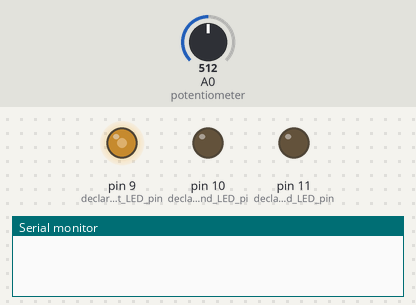
Bench run of a sketch on a simulated Arduino Uno, built with avr-gcc and run on an emulated ATmega328P. Parts: output pins drawn as LEDs (lit = HIGH), the last lines printed to the serial monitor. Dashed ring = blinking. Inputs (shaded band) come from the test bench; at power-on: A0 (potentiometer) = 512.

Above: at 1.2 s.
1.3 s: A0 (potentiometer) set to 985
At 2.5 s:
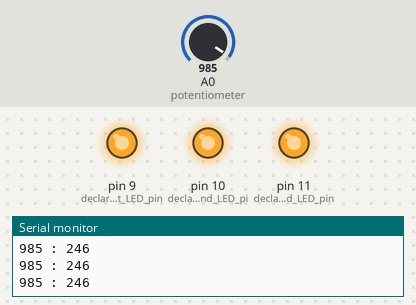
2.8 s: A0 (potentiometer) set to 1014
At 3.18 s:
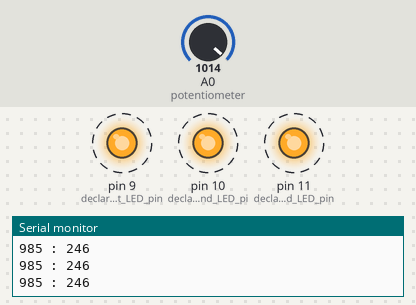
5.8 s: A0 (potentiometer) set to 890
At 6.3 s:
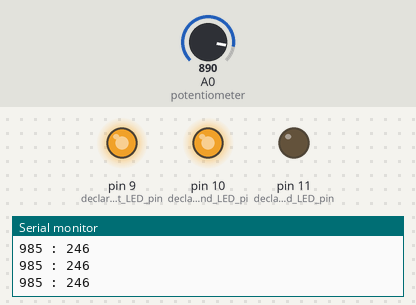
7.3 s: A0 (potentiometer) set to 716
At 8.3 s:
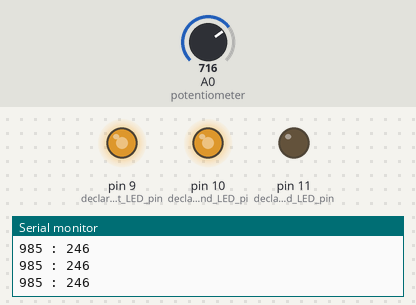
8.8 s: A0 (potentiometer) set to 590
At 9.5 s:
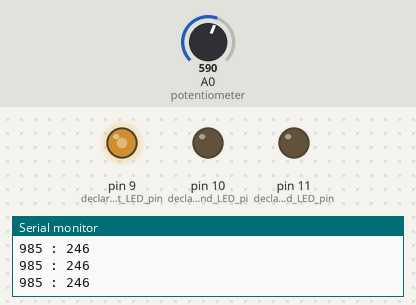
10.3 s: A0 (potentiometer) set to 1010
At 10.42 s:
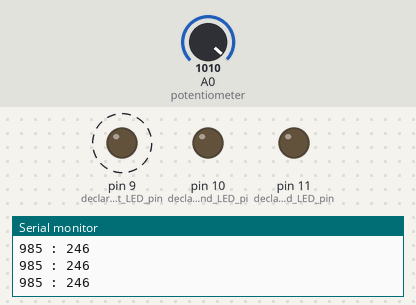
Timing chart, 0 to 14.3 s (numbered marks = the images above; inputs shaded):
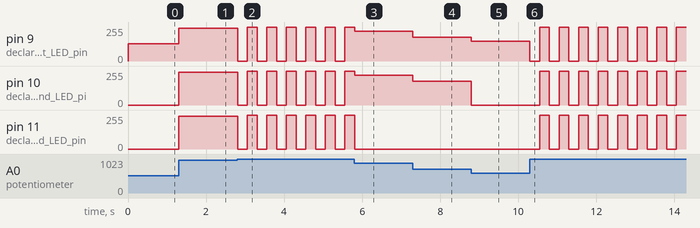

The sketch:

dimmer_switch.ino
```cpp
/*
 * Dimmer Switch with Serial Monitor & Conditional LED Control
 *
 * Reads a potentiometer on A0 and uses if-else thresholds to control
 * three LEDs in different modes. Potentiometer values are also printed
 * to the Serial Monitor for debugging.
 *
 * Circuit (Tinkercad):
 *   A0  ← Potentiometer wiper
 *   D9  → LED 1 (220 Ω to GND)
 *   D10 → LED 2 (220 Ω to GND)
 *   D11 → LED 3 (220 Ω to GND)
 *
 * https://www.tinkercad.com/things/cuFjfuSvv3k-dimmerswitch
 */

int readValue  = 0;
int writeValue = 0;

void setup() {
  pinMode(9, OUTPUT);    // declare the first LED pin as output
  pinMode(10, OUTPUT);   // declare the second LED pin as output
  pinMode(11, OUTPUT);   // declare the third LED pin as output
  Serial.begin(9600);    // initialize serial communication at 9600 baud
}

void loop() {
  readValue  = analogRead(A0);    // store the value from the potentiometer
  writeValue = readValue / 4;     // divide by 4 to map 0-1023 → 0-255

  if (readValue > 1000) {
    // All LEDs blink — potentiometer near maximum
    digitalWrite(9, LOW);
    digitalWrite(10, LOW);
    digitalWrite(11, LOW);
    delay(250);

    digitalWrite(9, HIGH);
    digitalWrite(10, HIGH);
    digitalWrite(11, HIGH);
    delay(250);

  } else if (readValue < 600) {
    // Only LED 1 on — low range
    analogWrite(9, writeValue);
    analogWrite(10, 0);
    analogWrite(11, 0);

  } else if (readValue < 900) {
    // LEDs 1 and 2 on — mid range
    analogWrite(9, writeValue);
    analogWrite(10, writeValue);
    analogWrite(11, 0);

  } else {
    // All three LEDs on — high range
    analogWrite(9, writeValue);
    analogWrite(10, writeValue);
    analogWrite(11, writeValue);

    // Print values to Serial Monitor for debugging
    Serial.print(readValue);
    Serial.print(" : ");
    Serial.println(writeValue);
    delay(100);
  }
}
```

Measured:
- the behaviour switches between 1000 and 1001 on A0 (potentiometer) (found by bisection; images 1 and 2)
- after the input at 1.3 s, pin 9 (declare_the_first_LED_pin): 128/255 → 246/255 at once; pin 10 (declare_the_second_LED_pi), pin 11 (declare_the_third_LED_pin): 0/255 → 246/255 at once
- after the input at 2.8 s, pin 9 (declare_the_first_LED_pin), pin 10 (declare_the_second_LED_pi), pin 11 (declare_the_third_LED_pin): alternates 255/255 for 0.25 s and 0/255 for 0.25 s, starting at once
- after the input at 5.8 s, pin 11 (declare_the_third_LED_pin): goes on until 5.8 s, then stays 0/255
- after the input at 7.3 s, pin 9 (declare_the_first_LED_pin), pin 10 (declare_the_second_LED_pi): 222/255 → 179/255 at once
- after the input at 8.8 s, pin 9 (declare_the_first_LED_pin): 179/255 → 147/255 at once; pin 10 (declare_the_second_LED_pi): 179/255 → 0/255 at once
- after the input at 10.3 s, pin 9 (declare_the_first_LED_pin): alternates 255/255 for 0.25 s and 0/255 for 0.25 s, starting at once; pin 10 (declare_the_second_LED_pi), pin 11 (declare_the_third_LED_pin): alternates 255/255 for 0.25 s and 0/255 for 0.25 s, starting after 0.25 s
